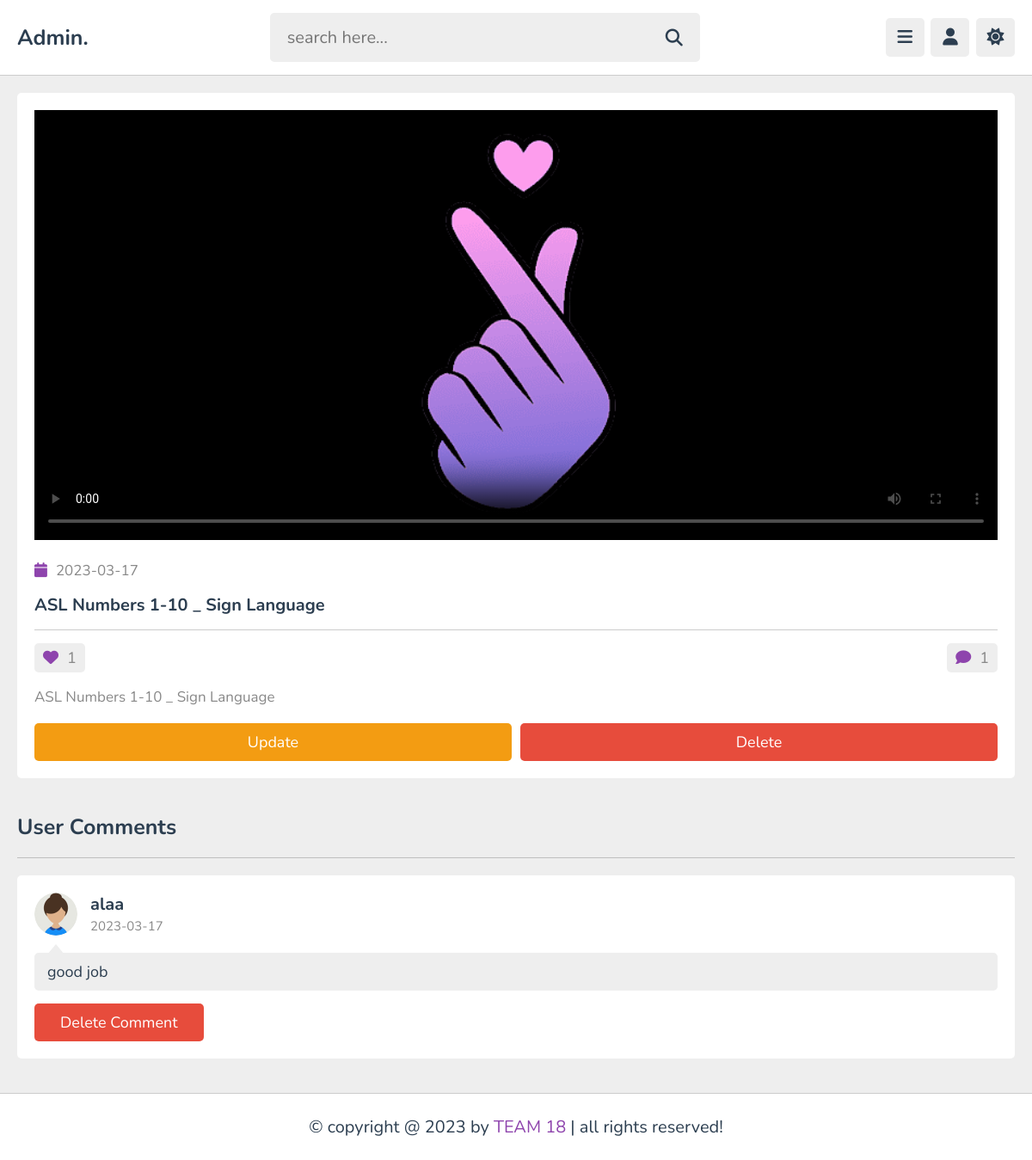
Screenshot of /admin/view_content.php?get_id=RLCb20UhmRvGZP0nW26a (signed in) with the database file from the repository.
### tables this page shows
CREATE TABLE `content` (
  `id` varchar(20) NOT NULL,
  `tutor_id` varchar(20) NOT NULL,
  `playlist_id` varchar(20) NOT NULL,
  `title` varchar(100) NOT NULL,
  `description` varchar(1000) NOT NULL,
  `video` varchar(100) NOT NULL,
  `thumb` varchar(100) NOT NULL,
  `date` date NOT NULL DEFAULT current_timestamp(),
  `status` varchar(20) NOT NULL DEFAULT 'deactive'
);

CREATE TABLE `comments` (
  `id` varchar(20) NOT NULL,
  `content_id` varchar(20) NOT NULL,
  `user_id` varchar(20) NOT NULL,
  `tutor_id` varchar(20) NOT NULL,
  `comment` varchar(1000) NOT NULL,
  `date` date NOT NULL DEFAULT current_timestamp()
);

CREATE TABLE `users` (
  `id` varchar(20) NOT NULL,
  `name` varchar(50) NOT NULL,
  `email` varchar(50) NOT NULL,
  `password` varchar(50) NOT NULL,
  `image` varchar(100) NOT NULL
);

### admin/view_content.php (the view, shortened to what this page needs)
<?php
include '../components/connect.php';
if(isset($_COOKIE['tutor_id'])){
   $tutor_id = $_COOKIE['tutor_id'];
}else{
   $tutor_id = '';
   header('location:login.php');
}
if(isset($_GET['get_id'])){
   $get_id = $_GET['get_id'];
}else{
   $get_id = '';
   header('location:contents.php');
}
?>
<!DOCTYPE html>
<html lang="en">
<head>
   <link rel="stylesheet" href="https://cdnjs.cloudflare.com/ajax/libs/font-awesome/6.2.0/css/all.min.css">
   <link rel="stylesheet" href="../css/admin_style.css">
</head>
<body>
<?php include '../components/admin_header.php'; ?>
<section class="view-content">
   <?php
      $select_content = $conn->prepare("SELECT * FROM `content` WHERE id = ? AND tutor_id = ?");
      $select_content->execute([$get_id, $tutor_id]);
      if($select_content->rowCount() > 0){
         while($fetch_content = $select_content->fetch(PDO::FETCH_ASSOC)){
            $video_id = $fetch_content['id'];
            $count_likes = $conn->prepare("SELECT * FROM `likes` WHERE tutor_id = ? AND content_id = ?");
            $count_likes->execute([$tutor_id, $video_id]);
            $total_likes = $count_likes->rowCount();
            $count_comments = $conn->prepare("SELECT * FROM `comments` WHERE tutor_id = ? AND content_id = ?");
            $count_comments->execute([$tutor_id, $video_id]);
            $total_comments = $count_comments->rowCount();
   ?>
   <div class="container">
      <video src="../uploaded_files/<?= $fetch_content['video']; ?>" autoplay controls poster="../uploaded_files/<?= $fetch_content['thumb']; ?>" class="video"></video>
      <div class="date"><i class="fas fa-calendar"></i><span><?= $fetch_content['date']; ?></span></div>
      <h3 class="title"><?= $fetch_content['title']; ?></h3>
      <div class="flex">
         <div><i class="fas fa-heart"></i><span><?= $total_likes; ?></span></div>
         <div><i class="fas fa-comment"></i><span><?= $total_comments; ?></span></div>
      </div>
      <div class="description"><?= $fetch_content['description']; ?></div>
      <form action="" method="post">
         <div class="flex-btn">
            <a href="update_content.php?get_id=<?= $video_id; ?>" class="option-btn">update</a>
            <input type="submit" value="delete" class="delete-btn" onclick="return confirm('delete this video?');" name="delete_video">
         </div>
      </form>
   </div>
   <?php
    }
   }else{
      echo '<p class="empty">no contents added yet! <a href="add_content.php" class="btn" style="margin-top: 1.5rem;">add videos</a></p>';
   }
   ?>
</section>
<section class="comments">
   <h1 class="heading">user comments</h1>
   <div class="show-comments">
      <?php
         $select_comments = $conn->prepare("SELECT * FROM `comments` WHERE content_id = ?");
         $select_comments->execute([$get_id]);
         if($select_comments->rowCount() > 0){
            while($fetch_comment = $select_comments->fetch(PDO::FETCH_ASSOC)){
               $select_commentor = $conn->prepare("SELECT * FROM `users` WHERE id = ?");
               $select_commentor->execute([$fetch_comment['user_id']]);
               $fetch_commentor = $select_commentor->fetch(PDO::FETCH_ASSOC);
      ?>
      <div class="box">
         <div class="user">
            <img src="../uploaded_files/<?= $fetch_commentor['image']; ?>" alt="">
            <div>
               <h3><?= $fetch_commentor['name']; ?></h3>
               <span><?= $fetch_comment['date']; ?></span>
            </div>
         </div>
         <p class="text"><?= $fetch_comment['comment']; ?></p>
         <form action="" method="post" class="flex-btn">
            <button type="submit" name="delete_comment" class="inline-delete-btn" onclick="return confirm('delete this comment?');">delete comment</button>
         </form>
      </div>
      <?php
       }
      }else{
         echo '<p class="empty">no comments added yet!</p>';
      }
      ?>
      </div>
</section>
<?php include '../components/footer.php'; ?>
</body>
</html>

### css/admin_style.css (style rules this page uses)
:root { --main-color:#8e44ad; --red:#e74c3c; --oragen:#f39c12; --white:#fff; --black:#2c3e50; --light-color:#888; --light-bg:#eee; --border:.1rem solid rgba(0,0,0,.2); }
* { font-family: 'Nunito', sans-serif; margin: 0; padding: 0; box-sizing: border-box; outline: none; border: none; text-decoration: none; }
html { font-size: 62.5%; overflow-x: hidden; }
body { background-color: var(--light-bg); padding-left: 30rem; }
section { padding:2rem; max-width: 1200px; margin: 0 auto; }
.btn, .option-btn, .delete-btn, .inline-btn, .inline-option-btn, .inline-delete-btn { border-radius: .5rem; padding: 1rem 3rem; font-size: 1.8rem; color: #fff; margin-top: 1rem; text-transform: capitalize; cursor: pointer; text-align: center; }
.btn, .option-btn, .delete-btn { display: block; width: 100%; }
.inline-btn, .inline-option-btn, .inline-delete-btn { display: inline-block; }
.option-btn, .inline-option-btn { background-color: var(--oragen); }
.delete-btn, .inline-delete-btn { background-color: var(--red); }
.flex-btn { display:flex; gap: 1rem; }
.heading { padding-bottom: 1.8rem; border-bottom: var(--border); font-size: 2.5rem; color: var(--black); text-transform: capitalize; margin-bottom: 2rem; }
.view-content .container { background-color: var(--white); border-radius: .5rem; padding: 2rem; }
.view-content .container .video { width: 100%; object-fit: contain; margin-bottom: 1rem; background: #000; height: 50rem; }
.view-content .container .date { padding:1rem 0; font-size: 1.7rem; }
.view-content .container .date i { margin-right: 1rem; color: var(--main-color); }
.view-content .container .date span { color: var(--light-color); }
.view-content .container .title { font-size: 2rem; color: var(--black); padding: .5rem 0; }
.view-content .container .flex { display: flex; align-items: center; justify-content: space-between; gap: 1.5rem; font-size: 1.8rem; border-top: var(--border); padding-top: 1.5rem; padding-bottom: 1rem; margin-top: 1rem; }
.view-content .container .flex div { background-color: var(--light-bg); border-radius: .5rem; padding: .5rem 1rem; }
.view-content .container .flex i { margin-right: 1rem; color: var(--main-color); }
.view-content .container .flex span { color: var(--light-color); }
.view-content .container .description { padding: .5rem 0; line-height: 1.7; font-size: 1.7rem; color: var(--light-color); }
.comments .show-comments { background-color: var(--white); border-radius: .5rem; padding: 2rem; display: grid; gap: 2.5rem; }
.comments .show-comments .user { display: flex; align-items: center; gap: 1.5rem; margin-bottom: 2rem; }
.comments .show-comments .user img { height: 5rem; width: 5rem; border-radius: 50%; object-fit: cover; }
.comments .show-comments .user h3 { font-size: 2rem; color: var(--black); margin-bottom: .2rem; }
.comments .show-comments .user span { color: var(--light-color); font-size: 1.5rem; }
.comments .show-comments .text { border-radius: .5rem; background-color: var(--light-bg); padding: 1rem 1.5rem; color: var(--black); margin: .5rem 0; position: relative; z-index: 0; white-space: pre-line; font-size: 1.8rem; }
.comments .show-comments .text::before { content: ''; position: absolute; top: -1rem; left: 1.5rem; height: 1.2rem; width: 2rem; background-color: var(--light-bg); clip-path: polygon(50% 0%, 0% 100%, 100% 100%); }
@media (max-width:1200px) { body { padding-left: 0; } }

### rows the page displays
content: date "2023-03-17", title "ASL Numbers 1-10 _ Sign Language", total_likes "1", total_comments "1", description "ASL Numbers 1-10 _ Sign Language"
comments: user.image (picture), user.name "alaa", date "2023-03-17", comment "good job"
